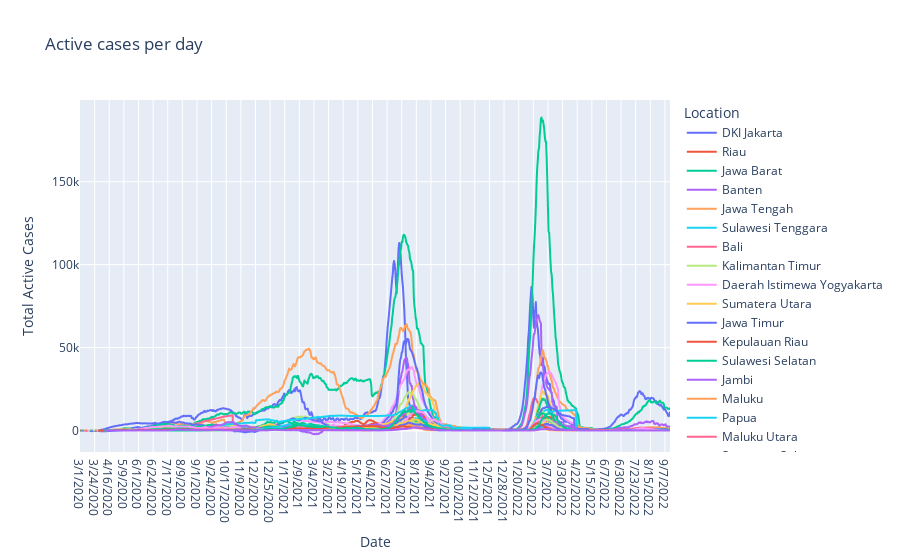

The code cell stored with this chart in its notebook:
### Markdown cell above
## Total Active Cases Grouped By Each Province

### Code cell
df_prov = df_raw
i = df_prov[df_prov['Location'] == 'Indonesia'].index
df_prov = df_prov.drop(i)

fig = px.line(df_prov, x='Date', y='Total Active Cases', color='Location', title='Active cases per day')
fig.show()

### Figure 1 — Plotly figure (JSON) as saved in the notebook; plotly's stock layout.template omitted (floating-point values rounded to 4 significant figures; data arrays with more than 128 entries replaced by an {"elided": "..."} marker saying what was removed)
{"data": [{"hovertemplate": "Location=DKI Jakarta<br>Date=%{x}<br>Total Active Cases=%{y}<extra></extra>", "legendgroup": "DKI Jakarta", "line": {"color": "#636efa", "dash": "solid"}, "marker": {"symbol": "circle"}, "mode": "lines", "name": "DKI Jakarta", "showlegend": true, "type": "scattergl", "x": {"elided": "929 str values"}, "xaxis": "x", "y": {"elided": "929 int values"}, "yaxis": "y"}, {"hovertemplate": "Location=Riau<br>Date=%{x}<br>Total Active Cases=%{y}<extra></extra>", "legendgroup": "Riau", "line": {"color": "#EF553B", "dash": "solid"}, "marker": {"symbol": "circle"}, "mode": "lines", "name": "Riau", "showlegend": true, "type": "scattergl", "x": {"elided": "928 str values"}, "xaxis": "x", "y": {"elided": "928 int values"}, "yaxis": "y"}, {"hovertemplate": "Location=Jawa Barat<br>Date=%{x}<br>Total Active Cases=%{y}<extra></extra>", "legendgroup": "Jawa Barat", "line": {"color": "#00cc96", "dash": "solid"}, "marker": {"symbol": "circle"}, "mode": "lines", "name": "Jawa Barat", "showlegend": true, "type": "scattergl", "x": {"elided": "927 str values"}, "xaxis": "x", "y": {"elided": "927 int values"}, "yaxis": "y"}, {"hovertemplate": "Location=Banten<br>Date=%{x}<br>Total Active Cases=%{y}<extra></extra>", "legendgroup": "Banten", "line": {"color": "#ab63fa", "dash": "solid"}, "marker": {"symbol": "circle"}, "mode": "lines", "name": "Banten", "showlegend": true, "type": "scattergl", "x": {"elided": "924 str values"}, "xaxis": "x", "y": {"elided": "924 int values"}, "yaxis": "y"}, {"hovertemplate": "Location=Jawa Tengah<br>Date=%{x}<br>Total Active Cases=%{y}<extra></extra>", "legendgroup": "Jawa Tengah", "line": {"color": "#FFA15A", "dash": "solid"}, "marker": {"symbol": "circle"}, "mode": "lines", "name": "Jawa Tengah", "showlegend": true, "type": "scattergl", "x": {"elided": "922 str values"}, "xaxis": "x", "y": {"elided": "922 int values"}, "yaxis": "y"}, {"hovertemplate": "Location=Sulawesi Tenggara<br>Date=%{x}<br>Total Active Cases=%{y}<extra></extra>", "legendgroup": "Sulawesi Tenggara", "line": {"color": "#19d3f3", "dash": "solid"}, "marker": {"symbol": "circle"}, "mode": "lines", "name": "Sulawesi Tenggara", "showlegend": true, "type": "scattergl", "x": {"elided": "920 str values"}, "xaxis": "x", "y": {"elided": "920 int values"}, "yaxis": "y"}, {"hovertemplate": "Location=Bali<br>Date=%{x}<br>Total Active Cases=%{y}<extra></extra>", "legendgroup": "Bali", "line": {"color": "#FF6692", "dash": "solid"}, "marker": {"symbol": "circle"}, "mode": "lines", "name": "Bali", "showlegend": true, "type": "scattergl", "x": {"elided": "919 str values"}, "xaxis": "x", "y": {"elided": "919 int values"}, "yaxis": "y"}, {"hovertemplate": "Location=Kalimantan Timur<br>Date=%{x}<br>Total Active Cases=%{y}<extra></extra>", "legendgroup": "Kalimantan Timur", "line": {"color": "#B6E880", "dash": "solid"}, "marker": {"symbol": "circle"}, "mode": "lines", "name": "Kalimantan Timur", "showlegend": true, "type": "scattergl", "x": {"elided": "916 str values"}, "xaxis": "x", "y": {"elided": "916 int values"}, "yaxis": "y"}, {"hovertemplate": "Location=Daerah Istimewa Yogyakarta<br>Date=%{x}<br>Total Active Cases=%{y}<extra></extra>", "legendgroup": "Daerah Istimewa Yogyakarta", "line": {"color": "#FF97FF", "dash": "solid"}, "marker": {"symbol": "circle"}, "mode": "lines", "name": "Daerah Istimewa Yogyakarta", "showlegend": true, "type": "scattergl", "x": {"elided": "914 str values"}, "xaxis": "x", "y": {"elided": "914 int values"}, "yaxis": "y"}, {"hovertemplate": "Location=Sumatera Utara<br>Date=%{x}<br>Total Active Cases=%{y}<extra></extra>", "legendgroup": "Sumatera Utara", "line": {"color": "#FECB52", "dash": "solid"}, "marker": {"symbol": "circle"}, "mode": "lines", "name": "Sumatera Utara", "showlegend": true, "type": "scattergl", "x": {"elided": "913 str values"}, "xaxis": "x", "y": {"elided": "913 int values"}, "yaxis": "y"}, {"hovertemplate": "Location=Jawa Timur<br>Date=%{x}<br>Total Active Cases=%{y}<extra></extra>", "legendgroup": "Jawa Timur", "line": {"color": "#636efa", "dash": "solid"}, "marker": {"symbol": "circle"}, "mode": "lines", "name": "Jawa Timur", "showlegend": true, "type": "scattergl", "x": {"elided": "912 str values"}, "xaxis": "x", "y": {"elided": "912 int values"}, "yaxis": "y"}, {"hovertemplate": "Location=Kepulauan Riau<br>Date=%{x}<br>Total Active Cases=%{y}<extra></extra>", "legendgroup": "Kepulauan Riau", "line": {"color": "#EF553B", "dash": "solid"}, "marker": {"symbol": "circle"}, "mode": "lines", "name": "Kepulauan Riau", "showlegend": true, "type": "scattergl", "x": {"elided": "911 str values"}, "xaxis": "x", "y": {"elided": "911 int values"}, "yaxis": "y"}, {"hovertemplate": "Location=Sulawesi Selatan<br>Date=%{x}<br>Total Active Cases=%{y}<extra></extra>", "legendgroup": "Sulawesi Selatan", "line": {"color": "#00cc96", "dash": "solid"}, "marker": {"symbol": "circle"}, "mode": "lines", "name": "Sulawesi Selatan", "showlegend": true, "type": "scattergl", "x": {"elided": "911 str values"}, "xaxis": "x", "y": {"elided": "911 int values"}, "yaxis": "y"}, {"hovertemplate": "Location=Jambi<br>Date=%{x}<br>Total Active Cases=%{y}<extra></extra>", "legendgroup": "Jambi", "line": {"color": "#ab63fa", "dash": "solid"}, "marker": {"symbol": "circle"}, "mode": "lines", "name": "Jambi", "showlegend": true, "type": "scattergl", "x": {"elided": "910 str values"}, "xaxis": "x", "y": {"elided": "910 int values"}, "yaxis": "y"}, {"hovertemplate": "Location=Maluku<br>Date=%{x}<br>Total Active Cases=%{y}<extra></extra>", "legendgroup": "Maluku", "line": {"color": "#FFA15A", "dash": "solid"}, "marker": {"symbol": "circle"}, "mode": "lines", "name": "Maluku", "showlegend": true, "type": "scattergl", "x": {"elided": "908 str values"}, "xaxis": "x", "y": {"elided": "908 int values"}, "yaxis": "y"}, {"hovertemplate": "Location=Papua<br>Date=%{x}<br>Total Active Cases=%{y}<extra></extra>", "legendgroup": "Papua", "line": {"color": "#19d3f3", "dash": "solid"}, "marker": {"symbol": "circle"}, "mode": "lines", "name": "Papua", "showlegend": true, "type": "scattergl", "x": {"elided": "908 str values"}, "xaxis": "x", "y": {"elided": "908 int values"}, "yaxis": "y"}, {"hovertemplate": "Location=Maluku Utara<br>Date=%{x}<br>Total Active Cases=%{y}<extra></extra>", "legendgroup": "Maluku Utara", "line": {"color": "#FF6692", "dash": "solid"}, "marker": {"symbol": "circle"}, "mode": "lines", "name": "Maluku Utara", "showlegend": true, "type": "scattergl", "x": {"elided": "907 str values"}, "xaxis": "x", "y": {"elided": "907 int values"}, "yaxis": "y"}, {"hovertemplate": "Location=Sumatera Selatan<br>Date=%{x}<br>Total Active Cases=%{y}<extra></extra>", "legendgroup": "Sumatera Selatan", "line": {"color": "#B6E880", "dash": "solid"}, "marker": {"symbol": "circle"}, "mode": "lines", "name": "Sumatera Selatan", "showlegend": true, "type": "scattergl", "x": {"elided": "907 str values"}, "xaxis": "x", "y": {"elided": "907 int values"}, "yaxis": "y"}, {"hovertemplate": "Location=Aceh<br>Date=%{x}<br>Total Active Cases=%{y}<extra></extra>", "legendgroup": "Aceh", "line": {"color": "#FF97FF", "dash": "solid"}, "marker": {"symbol": "circle"}, "mode": "lines", "name": "Aceh", "showlegend": true, "type": "scattergl", "x": {"elided": "904 str values"}, "xaxis": "x", "y": {"elided": "904 int values"}, "yaxis": "y"}, {"hovertemplate": "Location=Kalimantan Tengah<br>Date=%{x}<br>Total Active Cases=%{y}<extra></extra>", "legendgroup": "Kalimantan Tengah", "line": {"color": "#FECB52", "dash": "solid"}, "marker": {"symbol": "circle"}, "mode": "lines", "name": "Kalimantan Tengah", "showlegend": true, "type": "scattergl", "x": {"elided": "904 str values"}, "xaxis": "x", "y": {"elided": "904 int values"}, "yaxis": "y"}, {"hovertemplate": "Location=Lampung<br>Date=%{x}<br>Total Active Cases=%{y}<extra></extra>", "legendgroup": "Lampung", "line": {"color": "#636efa", "dash": "solid"}, "marker": {"symbol": "circle"}, "mode": "lines", "name": "Lampung", "showlegend": true, "type": "scattergl", "x": {"elided": "904 str values"}, "xaxis": "x", "y": {"elided": "904 int values"}, "yaxis": "y"}, {"hovertemplate": "Location=Sulawesi Tengah<br>Date=%{x}<br>Total Active Cases=%{y}<extra></extra>", "legendgroup": "Sulawesi Tengah", "line": {"color": "#EF553B", "dash": "solid"}, "marker": {"symbol": "circle"}, "mode": "lines", "name": "Sulawesi Tengah", "showlegend": true, "type": "scattergl", "x": {"elided": "904 str values"}, "xaxis": "x", "y": {"elided": "904 int values"}, "yaxis": "y"}, {"hovertemplate": "Location=Sulawesi Utara<br>Date=%{x}<br>Total Active Cases=%{y}<extra></extra>", "legendgroup": "Sulawesi Utara", "line": {"color": "#00cc96", "dash": "solid"}, "marker": {"symbol": "circle"}, "mode": "lines", "name": "Sulawesi Utara", "showlegend": true, "type": "scattergl", "x": {"elided": "904 str values"}, "xaxis": "x", "y": {"elided": "904 int values"}, "yaxis": "y"}, {"hovertemplate": "Location=Sumatera Barat<br>Date=%{x}<br>Total Active Cases=%{y}<extra></extra>", "legendgroup": "Sumatera Barat", "line": {"color": "#ab63fa", "dash": "solid"}, "marker": {"symbol": "circle"}, "mode": "lines", "name": "Sumatera Barat", "showlegend": true, "type": "scattergl", "x": {"elided": "904 str values"}, "xaxis": "x", "y": {"elided": "904 int values"}, "yaxis": "y"}, {"hovertemplate": "Location=Papua Barat<br>Date=%{x}<br>Total Active Cases=%{y}<extra></extra>", "legendgroup": "Papua Barat", "line": {"color": "#FFA15A", "dash": "solid"}, "marker": {"symbol": "circle"}, "mode": "lines", "name": "Papua Barat", "showlegend": true, "type": "scattergl", "x": {"elided": "903 str values"}, "xaxis": "x", "y": {"elided": "903 int values"}, "yaxis": "y"}, {"hovertemplate": "Location=Kalimantan Utara<br>Date=%{x}<br>Total Active Cases=%{y}<extra></extra>", "legendgroup": "Kalimantan Utara", "line": {"color": "#19d3f3", "dash": "solid"}, "marker": {"symbol": "circle"}, "mode": "lines", "name": "Kalimantan Utara", "showlegend": true, "type": "scattergl", "x": {"elided": "902 str values"}, "xaxis": "x", "y": {"elided": "902 int values"}, "yaxis": "y"}, {"hovertemplate": "Location=Sulawesi Barat<br>Date=%{x}<br>Total Active Cases=%{y}<extra></extra>", "legendgroup": "Sulawesi Barat", "line": {"color": "#FF6692", "dash": "solid"}, "marker": {"symbol": "circle"}, "mode": "lines", "name": "Sulawesi Barat", "showlegend": true, "type": "scattergl", "x": {"elided": "901 str values"}, "xaxis": "x", "y": {"elided": "901 int values"}, "yaxis": "y"}, {"hovertemplate": "Location=Kalimantan Barat<br>Date=%{x}<br>Total Active Cases=%{y}<extra></extra>", "legendgroup": "Kalimantan Barat", "line": {"color": "#B6E880", "dash": "solid"}, "marker": {"symbol": "circle"}, "mode": "lines", "name": "Kalimantan Barat", "showlegend": true, "type": "scattergl", "x": {"elided": "901 str values"}, "xaxis": "x", "y": {"elided": "901 int values"}, "yaxis": "y"}, {"hovertemplate": "Location=Kalimantan Selatan<br>Date=%{x}<br>Total Active Cases=%{y}<extra></extra>", "legendgroup": "Kalimantan Selatan", "line": {"color": "#FF97FF", "dash": "solid"}, "marker": {"symbol": "circle"}, "mode": "lines", "name": "Kalimantan Selatan", "showlegend": true, "type": "scattergl", "x": {"elided": "900 str values"}, "xaxis": "x", "y": {"elided": "900 int values"}, "yaxis": "y"}, {"hovertemplate": "Location=Kepulauan Bangka Belitung<br>Date=%{x}<br>Total Active Cases=%{y}<extra></extra>", "legendgroup": "Kepulauan Bangka Belitung", "line": {"color": "#FECB52", "dash": "solid"}, "marker": {"symbol": "circle"}, "mode": "lines", "name": "Kepulauan Bangka Belitung", "showlegend": true, "type": "scattergl", "x": {"elided": "900 str values"}, "xaxis": "x", "y": {"elided": "900 int values"}, "yaxis": "y"}, {"hovertemplate": "Location=Bengkulu<br>Date=%{x}<br>Total Active Cases=%{y}<extra></extra>", "legendgroup": "Bengkulu", "line": {"color": "#636efa", "dash": "solid"}, "marker": {"symbol": "circle"}, "mode": "lines", "name": "Bengkulu", "showlegend": true, "type": "scattergl", "x": {"elided": "899 str values"}, "xaxis": "x", "y": {"elided": "899 int values"}, "yaxis": "y"}, {"hovertemplate": "Location=Nusa Tenggara Barat<br>Date=%{x}<br>Total Active Cases=%{y}<extra></extra>", "legendgroup": "Nusa Tenggara Barat", "line": {"color": "#EF553B", "dash": "solid"}, "marker": {"symbol": "circle"}, "mode": "lines", "name": "Nusa Tenggara Barat", "showlegend": true, "type": "scattergl", "x": {"elided": "899 str values"}, "xaxis": "x", "y": {"elided": "899 int values"}, "yaxis": "y"}, {"hovertemplate": "Location=Nusa Tenggara Timur<br>Date=%{x}<br>Total Active Cases=%{y}<extra></extra>", "legendgroup": "Nusa Tenggara Timur", "line": {"color": "#00cc96", "dash": "solid"}, "marker": {"symbol": "circle"}, "mode": "lines", "name": "Nusa Tenggara Timur", "showlegend": true, "type": "scattergl", "x": {"elided": "890 str values"}, "xaxis": "x", "y": {"elided": "890 int values"}, "yaxis": "y"}, {"hovertemplate": "Location=Gorontalo<br>Date=%{x}<br>Total Active Cases=%{y}<extra></extra>", "legendgroup": "Gorontalo", "line": {"color": "#ab63fa", "dash": "solid"}, "marker": {"symbol": "circle"}, "mode": "lines", "name": "Gorontalo", "showlegend": true, "type": "scattergl", "x": {"elided": "888 str values"}, "xaxis": "x", "y": {"elided": "888 int values"}, "yaxis": "y"}], "layout": {"legend": {"title": {"text": "Location"}, "tracegroupgap": 0}, "title": {"text": "Active cases per day"}, "xaxis": {"anchor": "y", "domain": [0.0, 1.0], "title": {"text": "Date"}}, "yaxis": {"anchor": "x", "domain": [0.0, 1.0], "title": {"text": "Total Active Cases"}}}}
